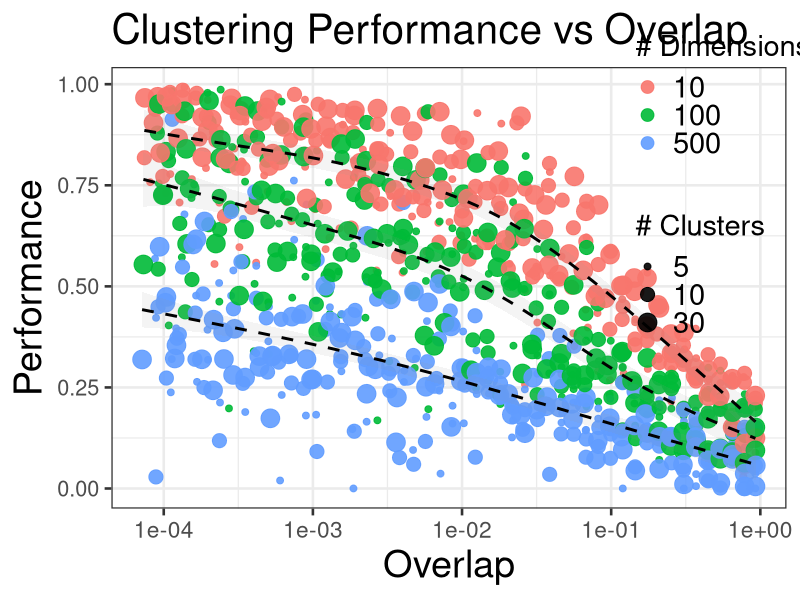
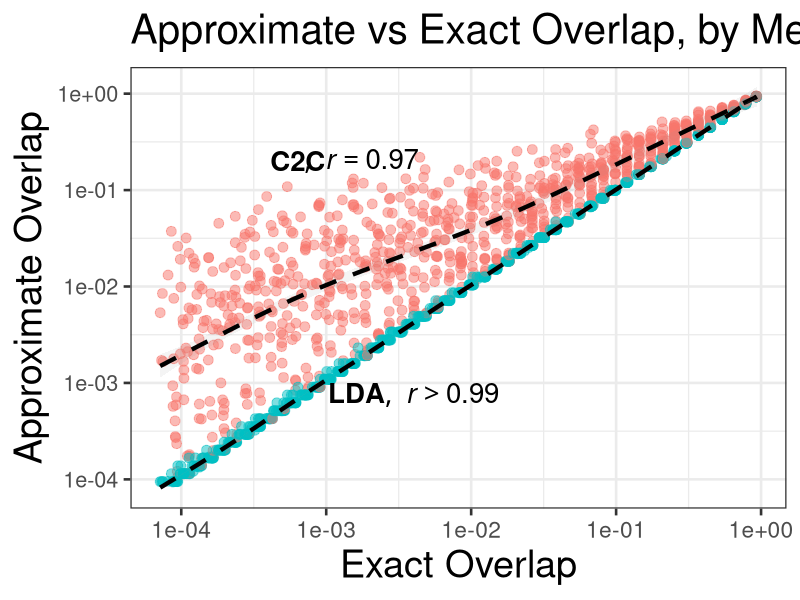
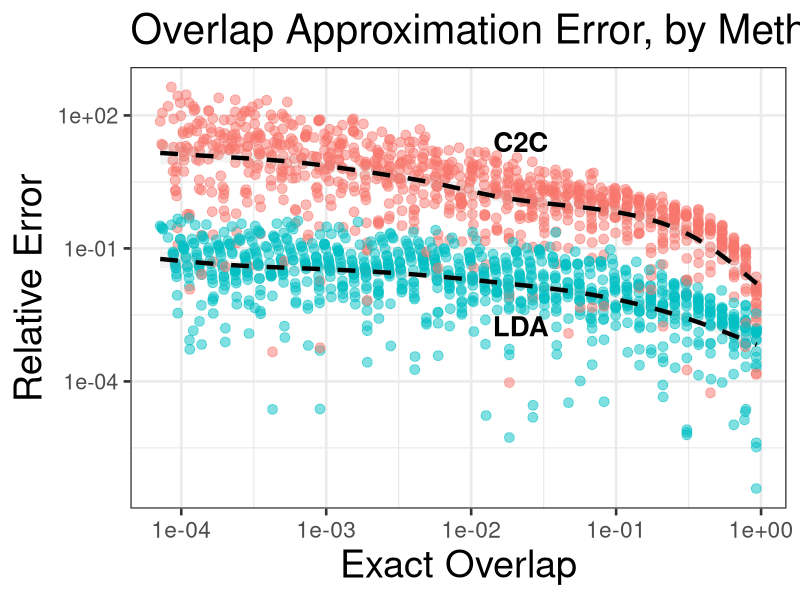

These charts were generated, in order, by the following R code:
library(ggplot2)
library(tidyverse)
library(readr)
library(haven)

#### RUN ALL OF THE CODE BELOW TO REPRODUCE FIGURES 6 AND 9 ####

data <- read_csv("../data/overlap-and-performance.csv")

# Select columns from the data
data <- data %>% 
  mutate("Overlap" = (max_o_exact+min_o_exact)/2,
         "LDA Overlap" = (max_o_lda+min_o_lda)/2,
         "C2C Overlap" = (max_o_heuristic+min_o_heuristic)/2,
         "Performance" = ami_kmeans,
         "# Dimensions" = as.character(dim),
         "# Clusters" = factor(k,ordered=TRUE))
#  select(-c(overlap,ami_kmeans,dim,k))

# Plot Clustering Performance vs Overlap
ggplot(data) +
  geom_point(mapping=aes(y=`Performance`, x=Overlap,
                         color=`# Dimensions`, size=`# Clusters`),alpha=0.9) +
  geom_smooth(mapping=aes(y=`Performance`, x=Overlap, 
                          group=`# Dimensions`), color='black',alpha=0.1,
              linetype=2, method='gam', se=T, position='jitter') +
  scale_x_continuous(trans='log10') +
  ggtitle('Clustering Performance vs Overlap') +
  theme_bw(base_size = 19.5) +
  theme(legend.position = c(.906, .735)) +
  theme(legend.background = element_blank()) +
  theme(legend.key = element_blank()) +
  theme(legend.text=element_text(size=rel(1.075))) +
  theme(legend.title=element_text(size=rel(1.075))) +
  theme(plot.title=element_text(size=rel(1.5))) +
  theme(axis.title.x=element_text(size=rel(1.4))) +
  theme(axis.text.x=element_text(size=rel(1.05))) +
  theme(axis.title.y=element_text(size=rel(1.4))) +
  guides(color = guide_legend(override.aes = list(size = 4)))

# Line up the different overlap approximations with exact overlap

# Correlation between Exact and Approximate Overlaps
lda_oneminuscorr <- 1 - cor(data$Overlap, data$`LDA Overlap`)
c2c_corr <- round(cor(data$Overlap, data$`C2C Overlap`),2)
  
data %>% 
  select(c("Overlap", "LDA Overlap", "C2C Overlap",
           "# Dimensions", "# Clusters")) %>%
  rename("LDA"="LDA Overlap", "C2C" = "C2C Overlap",
         "Exact Overlap" = "Overlap") %>%
  pivot_longer(c('LDA', 'C2C'),
               names_to="Method", values_to="Approximate Overlap") %>%
  mutate("Method" = as.factor(Method)) %>%
  ggplot() +
  geom_point(mapping=aes(y=`Approximate Overlap`, x=`Exact Overlap`,
                         color=Method), 
             alpha=0.5, size=3) +
  scale_y_continuous(trans='log10') +
  scale_x_continuous(trans='log10') +
  geom_smooth(mapping=aes(y=`Approximate Overlap`, x=`Exact Overlap`, 
                          group=Method), color='black',alpha=0.1,
              linetype=2, method='gam', se=T, size=1.5) +
  ggtitle('Approximate vs Exact Overlap, by Method') +
  theme_bw(base_size = 19.5) +
  theme(legend.position = c(.796, .374)) +
  theme(legend.background = element_blank()) +
  theme(legend.key = element_blank()) +
  theme(legend.text=element_text(size=rel(1.075))) +
  theme(legend.title=element_text(size=rel(1.075))) +
  theme(legend.position="none") +
  annotate("text",x=0.004,y=0.00075,
           label=paste('list(bold(LDA),~italic(r))>', 0.99), size=7, parse=TRUE) +
  annotate("text",x=0.000635,y=0.2, label="C2C", fontface=2, size=7) +
  annotate("text",x=0.00175,y=0.2,
           label=paste("list(,~italic(r)==", c2c_corr,")",sep=""),
           size=7, parse=TRUE) +
  theme(plot.title=element_text(size=rel(1.5))) +
  theme(axis.title.x=element_text(size=rel(1.4))) +
  theme(axis.text.x=element_text(size=rel(1.05))) +
  theme(axis.title.y=element_text(size=rel(1.4))) +
  guides(color = guide_legend(override.aes = list(size = 4)))


# Overlap Approximation Error
data %>% 
  select(c("Overlap", "LDA Overlap", "C2C Overlap",
           "# Dimensions", "# Clusters")) %>%
  rename("LDA"="LDA Overlap", "C2C" = "C2C Overlap",
         "Exact Overlap" = "Overlap") %>%
  pivot_longer(c('LDA', 'C2C'),
               names_to="Method", values_to="ApproxOverlap") %>%
  mutate("Relative Error"= abs(ApproxOverlap - `Exact Overlap`)/abs(`Exact Overlap`)) %>%
  filter(`Relative Error` >= 1e-07) %>%
  ggplot() +
    geom_point(mapping=aes(y=`Relative Error`, x=`Exact Overlap`,
                           color=Method), 
               alpha=0.5, size=3) +
    scale_y_continuous(trans='log10') +
    scale_x_continuous(trans='log10') +
    geom_smooth(mapping=aes(y=`Relative Error`, x=`Exact Overlap`, 
                            group=Method), color='black',alpha=0.1,
                            linetype=2, method='gam', se=T, size=1.5) +
    ggtitle('Overlap Approximation Error, by Method') +
    theme_bw(base_size = 19.5) +
    theme(legend.position = c(.906, .8725)) +
    theme(legend.background = element_blank()) +
    theme(legend.key = element_blank()) +
    theme(legend.text=element_text(size=rel(1.075))) +
    theme(legend.title=element_text(size=rel(1.075))) +
    theme(legend.position="none") +
    annotate("text",x=0.022,y=0.00175,label="LDA", size=7, fontface=2) +
    annotate("text",x=0.022,y=25,label="C2C", size=7, fontface=2) +
    theme(plot.title=element_text(size=rel(1.5))) +
    theme(axis.title.x=element_text(size=rel(1.4))) +
    theme(axis.text.x=element_text(size=rel(1.05))) +
    theme(axis.title.y=element_text(size=rel(1.4))) +
    guides(color = guide_legend(override.aes = list(size = 4)))
